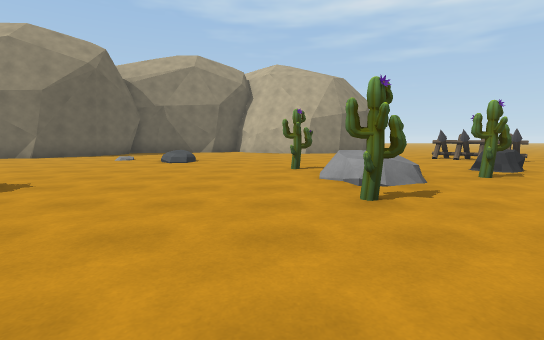
View 1 (above)

19 first-person views from a walk through a Unity game level. The camera is 1.3 m above the floor, tilts 6° down and sees 85° across. The floor is counted in squares, 2 m on a side. Each view is taken from the middle of a square. On the plan, view 1 faces up. The plan holds only what a view shows up to about 9 squares ahead; the rest is blank. The place goes on beyond the plan. The player is left out. Some animated figures are left out.

View 2
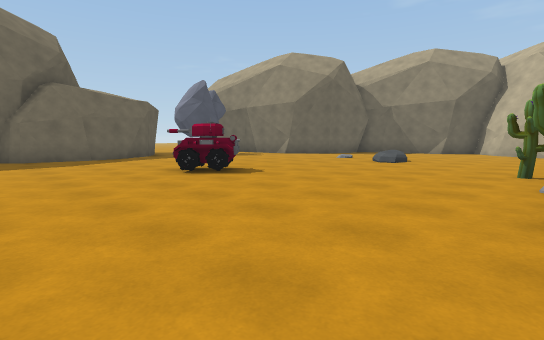

View 3
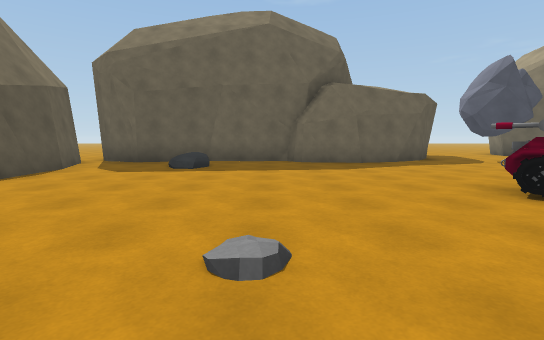

View 4
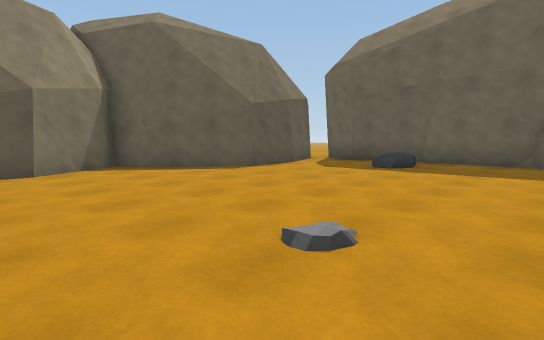

View 5
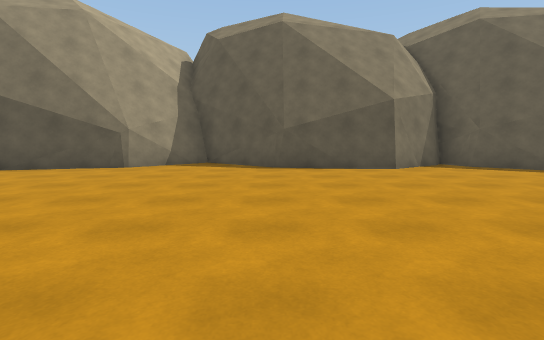

View 6
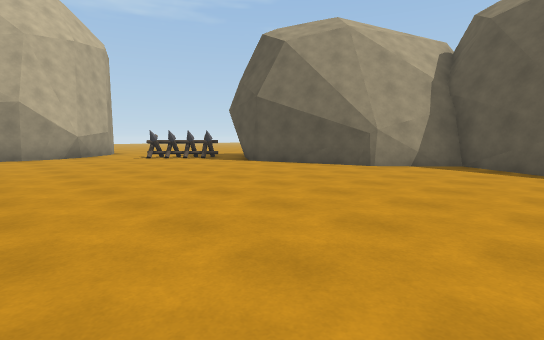

View 7
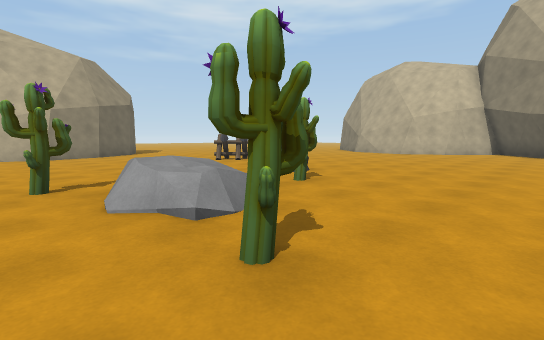

View 8
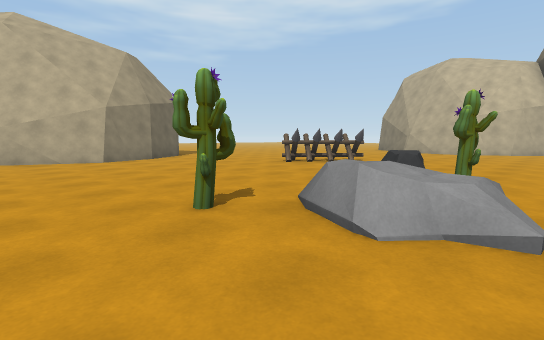

View 9
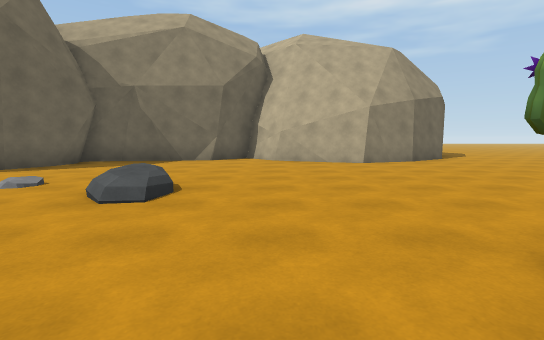

View 10
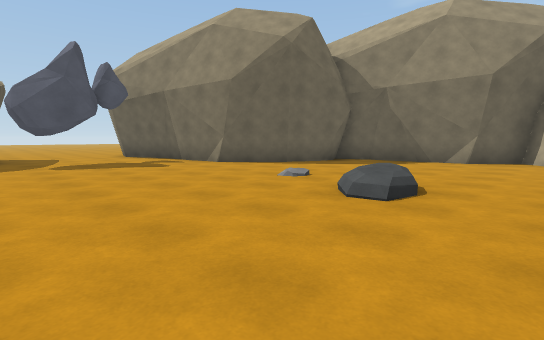

View 11
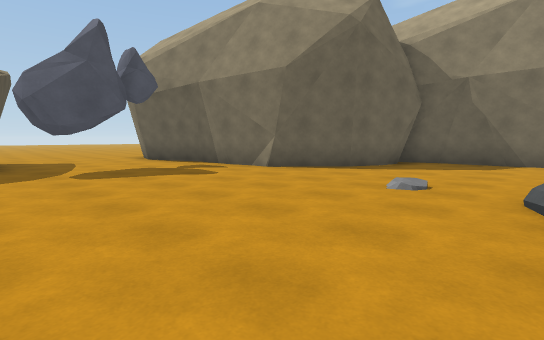

View 12
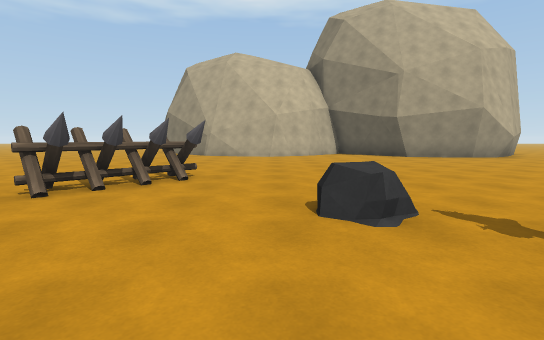

View 13
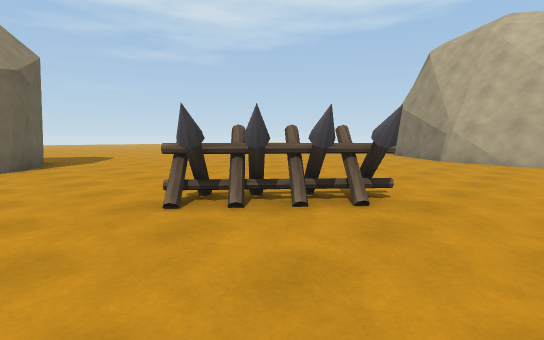

View 14
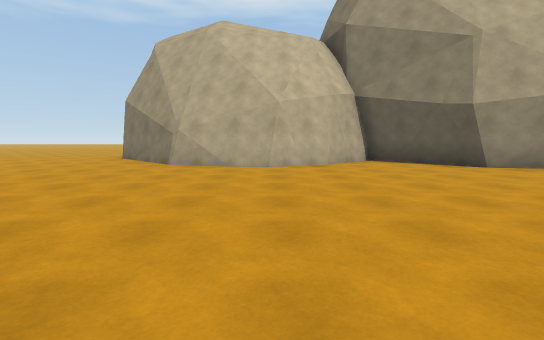

View 15
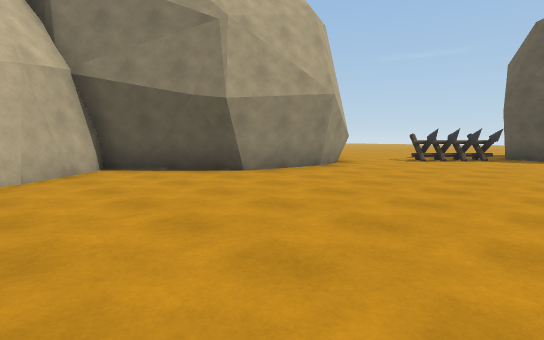

View 16
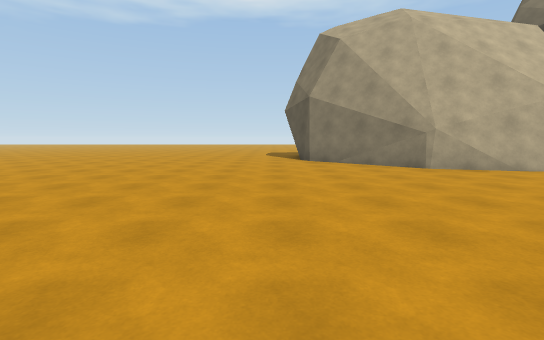

View 17
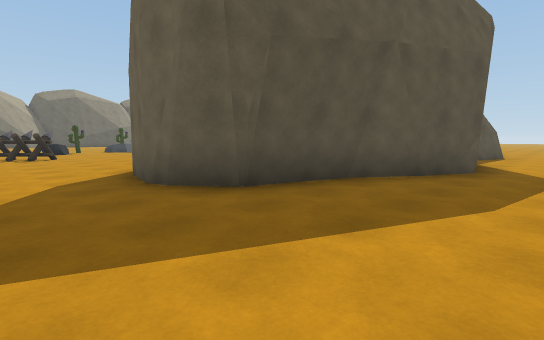

View 18
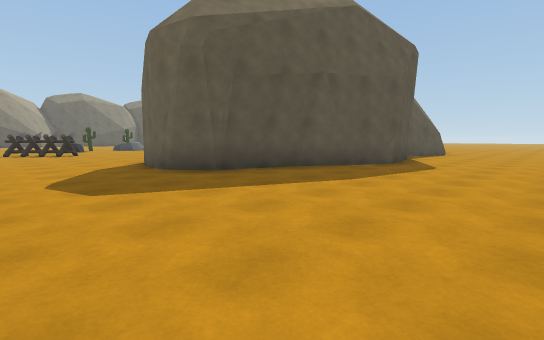

View 19
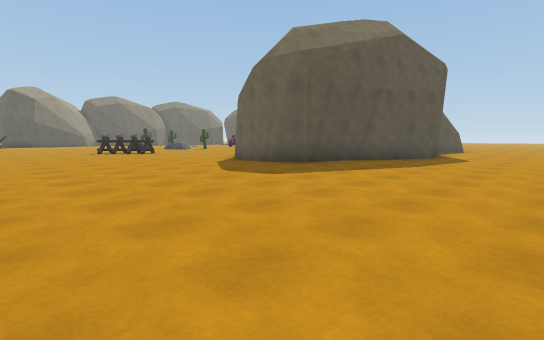

### Floor plan
Key: @ floor where view 1 was taken; # wall or solid block; . main floor; : floor 0.25 m higher than the main floor; + floor 0.5 m higher than the main floor; * floor 0.75 m higher than the main floor; / step, stairs or slope; T thing the floor can be seen under or through; O other object.
Columns run from 13 left of view 1 to 15 right of it. Each row starts with its distance up from view 1.
 23             .............
 22            ..............
 21            ..............
 20            ..............
 19             ####......... ...
 18                ###...........
 17                  ##..........
 16                  ##..........
 15           ###   ##...........
 14        ####.#####............
 13       ##.....................
 12       #......................
 11      ##.....................#
 10  #####.............T.......##
  9  #........O........TT......#
  8  .........................##
  7 ..........................##
  6 ...#..........O:..O........#
  5    ...........O*.O.........##
  4    #.....O....//............#
  3    #....OO....O............##
  2    #......................##
  1    #......................#
  0    #.........@............#
 -1    #......................#
 -2    #O+....................
 -3    #.....................
 -4    ##..................##
 -5    ######...........##.#
 -6         ##.####..######
 -7          ###  ####

Positions as (right, up) in squares from view 1, and headings:
1: (0, 0), facing up
2: (1, 0), facing up-left
3: (-1, 0), facing left
4: (-1, 1), facing down-left
5: (1, 1), facing down
6: (1, 1), facing down-right
7: (0, 2), facing up-right
8: (-1, 4), facing up-right
9: (-1, 5), facing up
10: (-1, 5), facing up-left
11: (-3, 5), facing up-left
12: (2, 7), facing right
13: (4, 7), facing up-right
14: (6, 7), facing right
15: (8, 6), facing down-right
16: (7, 13), facing right
17: (7, 21), facing down-left
18: (8, 23), facing down-left
19: (11, 23), facing down-left
